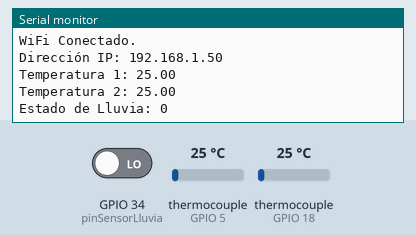
Simulated run of this sketch. Board: ESP32. On the bench: the last lines printed to the serial monitor. The test bench sets the inputs (shaded band); at power-on: thermocouple (sensors on GPIO 5, GPIO 18) 25 °C, GPIO 34 (pinSensorLluvia) LOW. WiFi joins after 1.5 s; servers stay silent unless stated.

Above: at 2.7 s.
2.8 s: thermocouple (sensor on GPIO 5) set to 6 °C
10.5 s: thermocouple (sensor on GPIO 18) set to 6 °C
At 12.4 s:
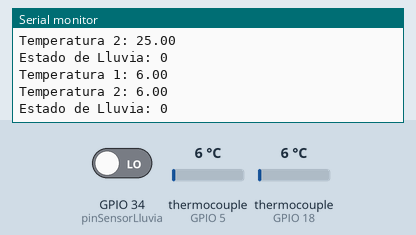
18.2 s: GPIO 34 (pinSensorLluvia) driven HIGH
At 22.7 s:
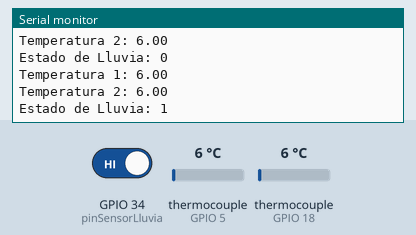
25.9 s: thermocouple (sensor on GPIO 5) set to 75 °C
At 33.0 s:
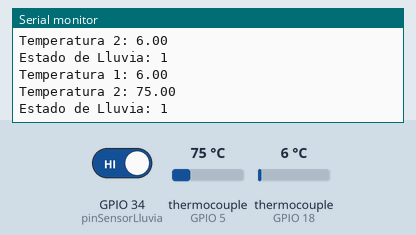
33.6 s: thermocouple (sensor on GPIO 18) set to 75 °C
Timing chart, 0 to 36.6 s (numbered marks = the images above; inputs shaded):
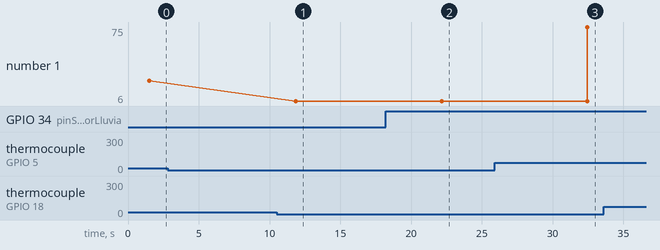

The sketch:

Codigo_proyecto_final.ino
```cpp
#include <WiFi.h>                       // Incluye la biblioteca WiFi para conectar el ESP32 a una red inalámbrica
#include <ThingSpeak.h>                 // Incluye la biblioteca ThingSpeak para enviar datos a ThingSpeak
#include <SPI.h>                        // Incluye la biblioteca para la comunicación SPI (Serial Peripheral Interface)
#include "max6675.h"                    // Incluye la biblioteca para el sensor de temperatura MAX6675

// Credenciales WiFi
const char* ssid = "iPhoneDV";          // Define el SSID (nombre) de la red WiFi a la que se conectará
const char* password = "David12345";    // Define la contraseña de la red WiFi

// Credenciales de ThingSpeak
unsigned long myChannelNumber = 2368512;// Define el número de canal de ThingSpeak para enviar datos
const char * myWriteAPIKey = "BOJZOWKDXML541IN"; // Define la clave de API de escritura para ThingSpeak

// Configuración MAX6675
int thermoSCLK = 19;                    // Define el pin de reloj para los sensores MAX6675
int thermoCS1 = 18;                     // Define el pin de selección de chip para la primera termocupla
int thermoCS2 = 5;                      // Define el pin de selección de chip para la segunda termocupla
int thermoMISO = 23;                    // Define el pin de salida de datos maestro para los sensores MAX6675

MAX6675 termocupla1(thermoSCLK, thermoCS1, thermoMISO); // Inicializa la primera termocupla MAX6675
MAX6675 termocupla2(thermoSCLK, thermoCS2, thermoMISO); // Inicializa la segunda termocupla MAX6675

// Configuración del sensor de lluvia
const int pinSensorLluvia = 34;         // Define el pin al que está conectado el sensor de lluvia

WiFiClient cliente;                     // Crea un objeto cliente para la conexión WiFi

void setup() {
  Serial.begin(9600);                   // Inicia la comunicación serial a 9600 baudios

  // Intento de conexión a WiFi
  Serial.println("Conectando a WiFi..."); // Imprime un mensaje en la consola serial
  WiFi.begin(ssid, password);            // Inicia la conexión WiFi con las credenciales definidas

  // Esperar hasta que se conecte a WiFi
  while (WiFi.status() != WL_CONNECTED) { // Mientras la conexión WiFi no esté establecida
    delay(500);                          // Espera 500 milisegundos
    Serial.print(".");                   // Imprime un punto en la consola serial
  }

  Serial.println("\nWiFi Conectado.");   // Una vez conectado, imprime un mensaje en la consola serial
  Serial.print("Dirección IP: ");        // Imprime un mensaje solicitando la dirección IP
  Serial.println(WiFi.localIP());        // Imprime la dirección IP asignada al ESP32

  ThingSpeak.begin(cliente);             // Inicia la conexión con ThingSpeak
  pinMode(pinSensorLluvia, INPUT);       // Configura el pin del sensor de lluvia como entrada
}

void loop() {
  // Leer temperaturas
  float temp1 = termocupla1.readCelsius(); // Lee la temperatura en Celsius de la primera termocupla
  float temp2 = termocupla2.readCelsius(); // Lee la temperatura en Celsius de la segunda termocupla

  // Leer sensor de lluvia
  int estadoLluvia = digitalRead(pinSensorLluvia); // Lee el estado del sensor de lluvia (alto/bajo)

  // Imprimir en Serial (para depuración)
  Serial.print("Temperatura 1: ");       // Imprime un mensaje sobre la primera temperatura
  Serial.println(temp1);                  // Imprime la primera temperatura
  Serial.print("Temperatura 2: ");       // Imprime un mensaje sobre la segunda temperatura
  Serial.println(temp2);                  // Imprime la segunda temperatura
  Serial.print("Estado de Lluvia: ");    // Imprime un mensaje sobre el estado del sensor de lluvia
  Serial.println(estadoLluvia);           // Imprime el estado del sensor de lluvia

  // Enviar a ThingSpeak
  ThingSpeak.setField(1, temp1);         // Asigna la primera temperatura al campo 1 de ThingSpeak
  ThingSpeak.setField(2, temp2);         // Asigna la segunda temperatura al campo 2 de ThingSpeak
  ThingSpeak.setField(3, estadoLluvia);  // Asigna el estado de lluvia al campo 3 de ThingSpeak

  ThingSpeak.writeFields(myChannelNumber, myWriteAPIKey); // Envía los datos a ThingSpeak

  delay(10000);                          // Espera 10 segundos (10000 milisegundos) antes de repetir el loop
}
```

Measured:
- after the input at 10.5 s, the serial monitor: prints a new line after 1.4 s (image 1)
- after the input at 18.2 s, the serial monitor: prints a new line after 4.0 s (image 2)
- after the input at 25.9 s, the serial monitor: prints a new line after 6.6 s (image 3)
- plotted number 1: 6 → 75 after the input at 25.9 s
